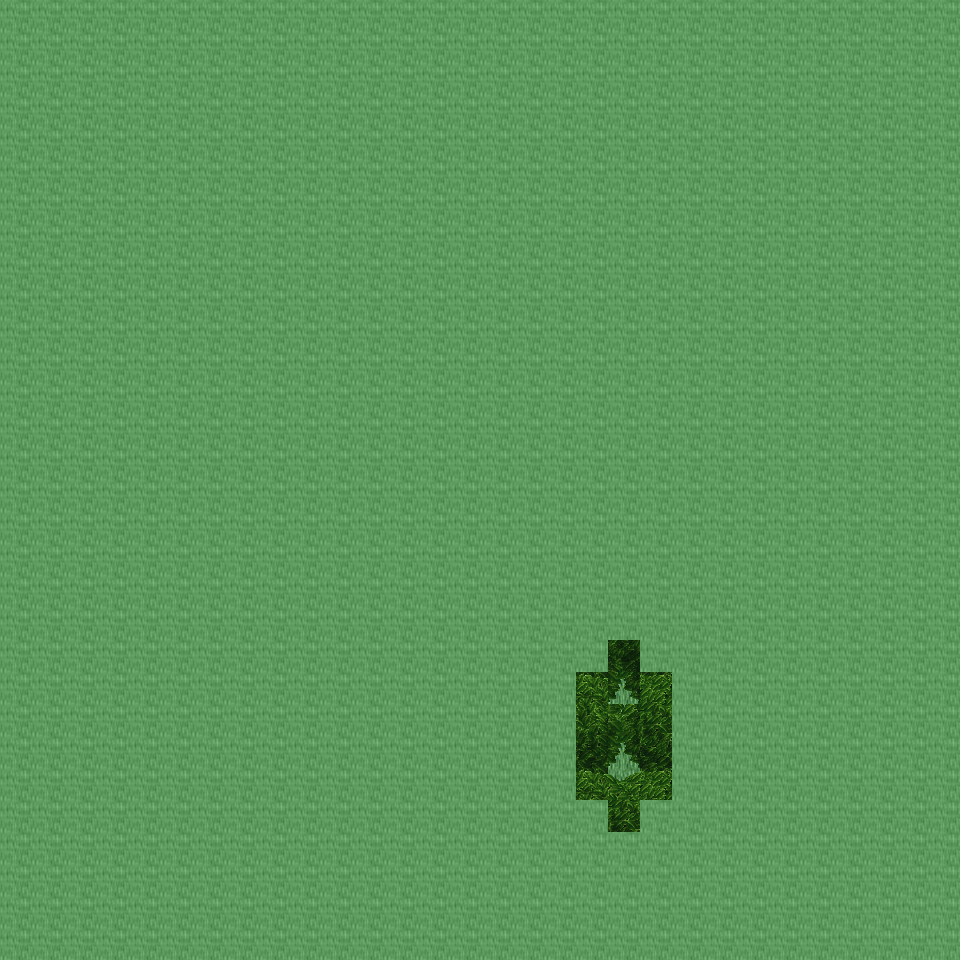

Tiled map render using the project's own tile images. Description and the map definition, with tile-layer contents summarised, below:
An orthogonal 30x30 tile map with 32x32 px tiles, 6 tile layers (Ground, Object, Object2, Above, ...), 19 tilesets.

<map version="1.0" orientation="orthogonal" renderorder="right-down" width="30" height="30" tilewidth="32" tileheight="32" nextobjectid="1">
  <tileset firstgid="1" name="tileset_ground_ground" tilewidth="32" tileheight="32" tilecount="33" columns="3">
    <image source="../drawable/tileset_ground_ground.png" width="96" height="352" />
  </tileset>
  <tileset firstgid="34" name="tileset_plant_grasses" tilewidth="32" tileheight="32" tilecount="6" columns="3">
    <image source="../drawable/tileset_plant_grasses.png" width="96" height="64" />
  </tileset>
  <tileset firstgid="40" name="tileset_plant_flower_daisy_blue" tilewidth="32" tileheight="32" tilecount="8" columns="2">
    <image source="../drawable/tileset_plant_flower_daisy_blue.png" width="64" height="128" />
  </tileset>
  <tileset firstgid="48" name="tileset_plant_flower_daisy_yellow" tilewidth="32" tileheight="32" tilecount="8" columns="2">
    <image source="../drawable/tileset_plant_flower_daisy_yellow.png" width="64" height="128" />
  </tileset>
  <tileset firstgid="56" name="tileset_plant_flower_daisy_red" tilewidth="32" tileheight="32" tilecount="8" columns="2">
    <image source="../drawable/tileset_plant_flower_daisy_red.png" width="64" height="128" />
  </tileset>
  <tileset firstgid="64" name="tileset_plant_flower_daisy_white" tilewidth="32" tileheight="32" tilecount="8" columns="2">
    <image source="../drawable/tileset_plant_flower_daisy_white.png" width="64" height="128" />
  </tileset>
  <tileset firstgid="72" name="tileset_logic_collision" tilewidth="32" tileheight="32" tilecount="1" columns="1">
    <image source="../drawable/tileset_logic_collision.png" width="32" height="32" />
  </tileset>
  <tileset firstgid="73" name="tileset_plant_tree_tree_green" tilewidth="32" tileheight="32" tilecount="88" columns="8">
    <image source="../drawable/tileset_plant_tree_tree_green.png" width="256" height="352" />
  </tileset>
  <tileset firstgid="161" name="tileset_logic_item_resources" tilewidth="32" tileheight="32" tilecount="6" columns="6">
    <image source="../drawable/tileset_logic_item_resources.png" width="192" height="32" />
  </tileset>
  <tileset firstgid="167" name="tileset_item_statue_broken_green_column" tilewidth="32" tileheight="32" tilecount="2" columns="1">
    <image source="../drawable/tileset_item_statue_broken_green_column.png" width="32" height="64" />
  </tileset>
  <tileset firstgid="169" name="tileset_plant_tree_spruce" tilewidth="32" tileheight="32" tilecount="6" columns="2">
    <image source="../drawable/tileset_plant_tree_spruce.png" width="64" height="96" />
  </tileset>
  <tileset firstgid="175" name="tileset_plant_tree_pine_snowy" tilewidth="32" tileheight="32" tilecount="6" columns="2">
    <image source="../drawable/tileset_plant_tree_pine_snowy.png" width="64" height="96" />
  </tileset>
  <tileset firstgid="181" name="tileset_logic_creature_ent" tilewidth="32" tileheight="32" tilecount="4" columns="4">
    <image source="../drawable/tileset_logic_creature_ent.png" width="128" height="32" />
  </tileset>
  <tileset firstgid="185" name="tileset_logic_item_mushroom" tilewidth="32" tileheight="32" tilecount="6" columns="6">
    <image source="../drawable/tileset_logic_item_mushroom.png" width="192" height="32" />
  </tileset>
  <tileset firstgid="191" name="tileset_plant_star_shaped_plants" tilewidth="32" tileheight="32" tilecount="6" columns="2">
    <image source="../drawable/tileset_plant_star_shaped_plants.png" width="64" height="96" />
  </tileset>
  <tileset firstgid="197" name="tileset_plant_tree_tree_darkgreen" tilewidth="32" tileheight="32" tilecount="88" columns="8">
    <image source="../drawable/tileset_plant_tree_tree_darkgreen.png" width="256" height="352" />
  </tileset>
  <tileset firstgid="285" name="tileset_plant_stump_stump_pale_brown" tilewidth="32" tileheight="32" tilecount="4" columns="2">
    <image source="../drawable/tileset_plant_stump_stump_pale_brown.png" width="64" height="64" />
  </tileset>
  <tileset firstgid="289" name="tileset_plant_tree_umbrella_thorn" tilewidth="32" tileheight="32" tilecount="18" columns="6">
    <image source="../drawable/tileset_plant_tree_umbrella_thorn.png" width="192" height="96" />
  </tileset>
  <tileset firstgid="307" name="tileset_logic_item_fruits" tilewidth="32" tileheight="32" tilecount="16" columns="8">
    <image source="../drawable/tileset_logic_item_fruits.png" width="256" height="64" />
  </tileset>
  <layer name="Ground" width="30" height="30">
    <data>[900 cells, 900 non-empty, 1 distinct tile ids]</data>
  </layer>
  <layer name="Object" width="30" height="30">
    <data>[900 cells, 2 non-empty, 2 distinct tile ids]</data>
  </layer>
  <layer name="Object2" width="30" height="30">
    <data>[900 cells, 0 non-empty, 0 distinct tile ids]</data>
  </layer>
  <layer name="Above" width="30" height="30">
    <data>[900 cells, 900 non-empty, 13 distinct tile ids]</data>
  </layer>
  <layer name="Above2" width="30" height="30">
    <data>[900 cells, 0 non-empty, 0 distinct tile ids]</data>
  </layer>
  <layer name="Walkable" width="30" height="30">
    <data>[900 cells, 886 non-empty, 1 distinct tile ids]</data>
  </layer>
  <objectgroup name="MapEvents" />
</map>
